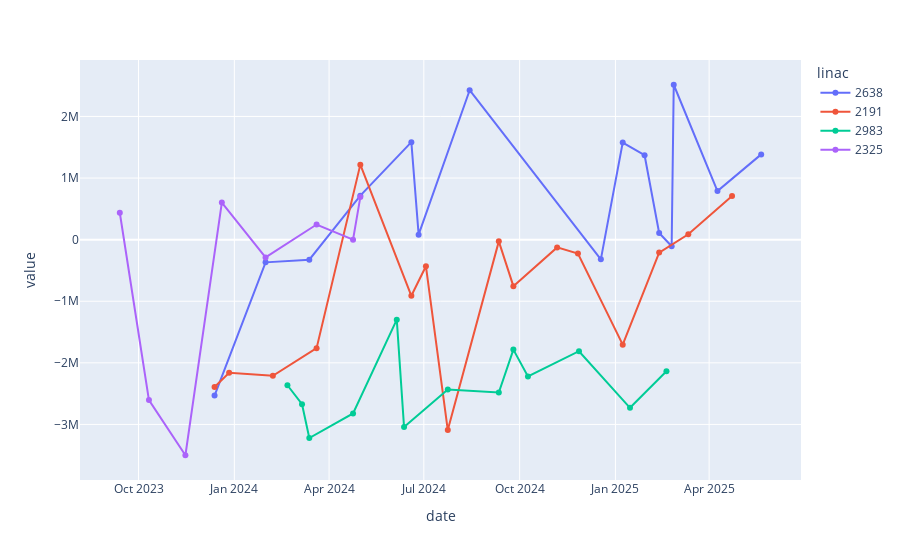
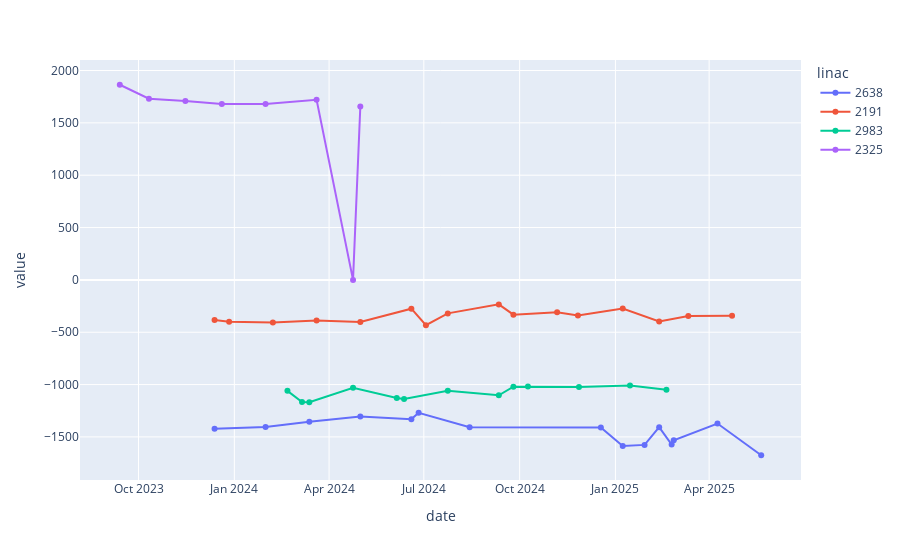

The notebook cell saved with these charts, in order:
### Code cell
for x in range(len(show.columns)):  
    p_I = show.columns[x][:2]


    fig = px.line(mlc_cal_data[mlc_cal_data["Part&item"] == f"I:{p_I[0]} P:{p_I[1]}"], x="date", y ="value", color="linac", hover_data=["Part&item", "category"],markers=True)
    fig.show()

### Figure 1 — Plotly figure (JSON) as saved in the notebook; plotly's stock layout.template omitted (floating-point values rounded to 4 significant figures)
{"data": [{"customdata": [["I:2060 P:150.0", "X1 Diaphragm"], ["I:2060 P:150.0", "X1 Diaphragm"], ["I:2060 P:150.0", "X1 Diaphragm"], ["I:2060 P:150.0", "X1 Diaphragm"], ["I:2060 P:150.0", "X1 Diaphragm"], ["I:2060 P:150.0", "X1 Diaphragm"], ["I:2060 P:150.0", "X1 Diaphragm"], ["I:2060 P:150.0", "X1 Diaphragm"], ["I:2060 P:150.0", "X1 Diaphragm"], ["I:2060 P:150.0", "X1 Diaphragm"], ["I:2060 P:150.0", "X1 Diaphragm"], ["I:2060 P:150.0", "X1 Diaphragm"], ["I:2060 P:150.0", "X1 Diaphragm"], ["I:2060 P:150.0", "X1 Diaphragm"], ["I:2060 P:150.0", "X1 Diaphragm"]], "hovertemplate": "linac=2638<br>date=%{x}<br>value=%{y}<br>Part&item=%{customdata[0]}<br>category=%{customdata[1]}<extra></extra>", "legendgroup": "2638", "line": {"color": "#636efa", "dash": "solid"}, "marker": {"symbol": "circle"}, "mode": "lines+markers", "name": "2638", "orientation": "v", "showlegend": true, "type": "scatter", "x": ["2025-05-21", "2025-04-09", "2025-02-26", "2025-02-24", "2025-02-12", "2025-01-29", "2025-01-08", "2024-12-18", "2024-08-14", "2024-06-26", "2024-06-19", "2024-05-01", "2024-03-13", "2024-01-31", "2023-12-13"], "xaxis": "x", "y": [1384016, 789148, 2514655, -107838, 107133, 1370785, 1575184, -319996, 2425669, 80327, 1583144, 714168, -325639, -368456, -2530904], "yaxis": "y"}, {"customdata": [["I:2060 P:150.0", "X1 Diaphragm"], ["I:2060 P:150.0", "X1 Diaphragm"], ["I:2060 P:150.0", "X1 Diaphragm"], ["I:2060 P:150.0", "X1 Diaphragm"], ["I:2060 P:150.0", "X1 Diaphragm"], ["I:2060 P:150.0", "X1 Diaphragm"], ["I:2060 P:150.0", "X1 Diaphragm"], ["I:2060 P:150.0", "X1 Diaphragm"], ["I:2060 P:150.0", "X1 Diaphragm"], ["I:2060 P:150.0", "X1 Diaphragm"], ["I:2060 P:150.0", "X1 Diaphragm"], ["I:2060 P:150.0", "X1 Diaphragm"], ["I:2060 P:150.0", "X1 Diaphragm"], ["I:2060 P:150.0", "X1 Diaphragm"], ["I:2060 P:150.0", "X1 Diaphragm"], ["I:2060 P:150.0", "X1 Diaphragm"]], "hovertemplate": "linac=2191<br>date=%{x}<br>value=%{y}<br>Part&item=%{customdata[0]}<br>category=%{customdata[1]}<extra></extra>", "legendgroup": "2191", "line": {"color": "#EF553B", "dash": "solid"}, "marker": {"symbol": "circle"}, "mode": "lines+markers", "name": "2191", "orientation": "v", "showlegend": true, "type": "scatter", "x": ["2025-04-23", "2025-03-12", "2025-02-12", "2025-01-08", "2024-11-26", "2024-11-06", "2024-09-25", "2024-09-11", "2024-07-24", "2024-07-03", "2024-06-19", "2024-05-01", "2024-03-20", "2024-02-07", "2023-12-27", "2023-12-13"], "xaxis": "x", "y": [707738, 86629, -209957, -1704479, -224448, -125549, -755517, -28092, -3090788, -431135, -911454, 1217654, -1761977, -2210361, -2162428, -2390826], "yaxis": "y"}, {"customdata": [["I:2060 P:150.0", "X1 Diaphragm"], ["I:2060 P:150.0", "X1 Diaphragm"], ["I:2060 P:150.0", "X1 Diaphragm"], ["I:2060 P:150.0", "X1 Diaphragm"], ["I:2060 P:150.0", "X1 Diaphragm"], ["I:2060 P:150.0", "X1 Diaphragm"], ["I:2060 P:150.0", "X1 Diaphragm"], ["I:2060 P:150.0", "X1 Diaphragm"], ["I:2060 P:150.0", "X1 Diaphragm"], ["I:2060 P:150.0", "X1 Diaphragm"], ["I:2060 P:150.0", "X1 Diaphragm"], ["I:2060 P:150.0", "X1 Diaphragm"], ["I:2060 P:150.0", "X1 Diaphragm"]], "hovertemplate": "linac=2983<br>date=%{x}<br>value=%{y}<br>Part&item=%{customdata[0]}<br>category=%{customdata[1]}<extra></extra>", "legendgroup": "2983", "line": {"color": "#00cc96", "dash": "solid"}, "marker": {"symbol": "circle"}, "mode": "lines+markers", "name": "2983", "orientation": "v", "showlegend": true, "type": "scatter", "x": ["2025-02-19", "2025-01-15", "2024-11-27", "2024-10-09", "2024-09-25", "2024-09-11", "2024-07-24", "2024-06-12", "2024-06-05", "2024-04-24", "2024-03-13", "2024-03-06", "2024-02-21"], "xaxis": "x", "y": [-2136807, -2730058, -1811382, -2220193, -1785286, -2482677, -2432740, -3042866, -1298890, -2821834, -3220578, -2671487, -2364053], "yaxis": "y"}, {"customdata": [["I:2060 P:150.0", "X1 Diaphragm"], ["I:2060 P:150.0", "X1 Diaphragm"], ["I:2060 P:150.0", "X1 Diaphragm"], ["I:2060 P:150.0", "X1 Diaphragm"], ["I:2060 P:150.0", "X1 Diaphragm"], ["I:2060 P:150.0", "X1 Diaphragm"], ["I:2060 P:150.0", "X1 Diaphragm"], ["I:2060 P:150.0", "X1 Diaphragm"]], "hovertemplate": "linac=2325<br>date=%{x}<br>value=%{y}<br>Part&item=%{customdata[0]}<br>category=%{customdata[1]}<extra></extra>", "legendgroup": "2325", "line": {"color": "#ab63fa", "dash": "solid"}, "marker": {"symbol": "circle"}, "mode": "lines+markers", "name": "2325", "orientation": "v", "showlegend": true, "type": "scatter", "x": ["2024-05-01", "2024-04-24", "2024-03-20", "2024-01-31", "2023-12-20", "2023-11-15", "2023-10-11", "2023-09-13"], "xaxis": "x", "y": [690935, 0, 245298, -288610, 601439, -3500328, -2605088, 436880], "yaxis": "y"}], "layout": {"legend": {"title": {"text": "linac"}, "tracegroupgap": 0}, "margin": {"t": 60}, "xaxis": {"anchor": "y", "domain": [0, 1], "title": {"text": "date"}}, "yaxis": {"anchor": "x", "domain": [0, 1], "title": {"text": "value"}}}}

### Figure 2 — Plotly figure (JSON) as saved in the notebook; plotly's stock layout.template omitted (floating-point values rounded to 4 significant figures)
{"data": [{"customdata": [["I:2060 P:152.0", "X1 Diaphragm"], ["I:2060 P:152.0", "X1 Diaphragm"], ["I:2060 P:152.0", "X1 Diaphragm"], ["I:2060 P:152.0", "X1 Diaphragm"], ["I:2060 P:152.0", "X1 Diaphragm"], ["I:2060 P:152.0", "X1 Diaphragm"], ["I:2060 P:152.0", "X1 Diaphragm"], ["I:2060 P:152.0", "X1 Diaphragm"], ["I:2060 P:152.0", "X1 Diaphragm"], ["I:2060 P:152.0", "X1 Diaphragm"], ["I:2060 P:152.0", "X1 Diaphragm"], ["I:2060 P:152.0", "X1 Diaphragm"], ["I:2060 P:152.0", "X1 Diaphragm"], ["I:2060 P:152.0", "X1 Diaphragm"], ["I:2060 P:152.0", "X1 Diaphragm"]], "hovertemplate": "linac=2638<br>date=%{x}<br>value=%{y}<br>Part&item=%{customdata[0]}<br>category=%{customdata[1]}<extra></extra>", "legendgroup": "2638", "line": {"color": "#636efa", "dash": "solid"}, "marker": {"symbol": "circle"}, "mode": "lines+markers", "name": "2638", "orientation": "v", "showlegend": true, "type": "scatter", "x": ["2025-05-21", "2025-04-09", "2025-02-26", "2025-02-24", "2025-02-12", "2025-01-29", "2025-01-08", "2024-12-18", "2024-08-14", "2024-06-26", "2024-06-19", "2024-05-01", "2024-03-13", "2024-01-31", "2023-12-13"], "xaxis": "x", "y": [-1675, -1372, -1532, -1572, -1407, -1576, -1586, -1409, -1407, -1270, -1330, -1304, -1354, -1405, -1421], "yaxis": "y"}, {"customdata": [["I:2060 P:152.0", "X1 Diaphragm"], ["I:2060 P:152.0", "X1 Diaphragm"], ["I:2060 P:152.0", "X1 Diaphragm"], ["I:2060 P:152.0", "X1 Diaphragm"], ["I:2060 P:152.0", "X1 Diaphragm"], ["I:2060 P:152.0", "X1 Diaphragm"], ["I:2060 P:152.0", "X1 Diaphragm"], ["I:2060 P:152.0", "X1 Diaphragm"], ["I:2060 P:152.0", "X1 Diaphragm"], ["I:2060 P:152.0", "X1 Diaphragm"], ["I:2060 P:152.0", "X1 Diaphragm"], ["I:2060 P:152.0", "X1 Diaphragm"], ["I:2060 P:152.0", "X1 Diaphragm"], ["I:2060 P:152.0", "X1 Diaphragm"], ["I:2060 P:152.0", "X1 Diaphragm"], ["I:2060 P:152.0", "X1 Diaphragm"]], "hovertemplate": "linac=2191<br>date=%{x}<br>value=%{y}<br>Part&item=%{customdata[0]}<br>category=%{customdata[1]}<extra></extra>", "legendgroup": "2191", "line": {"color": "#EF553B", "dash": "solid"}, "marker": {"symbol": "circle"}, "mode": "lines+markers", "name": "2191", "orientation": "v", "showlegend": true, "type": "scatter", "x": ["2025-04-23", "2025-03-12", "2025-02-12", "2025-01-08", "2024-11-26", "2024-11-06", "2024-09-25", "2024-09-11", "2024-07-24", "2024-07-03", "2024-06-19", "2024-05-01", "2024-03-20", "2024-02-07", "2023-12-27", "2023-12-13"], "xaxis": "x", "y": [-343, -344, -398, -273, -340, -308, -332, -234, -320, -433, -275, -403, -387, -408, -399, -384], "yaxis": "y"}, {"customdata": [["I:2060 P:152.0", "X1 Diaphragm"], ["I:2060 P:152.0", "X1 Diaphragm"], ["I:2060 P:152.0", "X1 Diaphragm"], ["I:2060 P:152.0", "X1 Diaphragm"], ["I:2060 P:152.0", "X1 Diaphragm"], ["I:2060 P:152.0", "X1 Diaphragm"], ["I:2060 P:152.0", "X1 Diaphragm"], ["I:2060 P:152.0", "X1 Diaphragm"], ["I:2060 P:152.0", "X1 Diaphragm"], ["I:2060 P:152.0", "X1 Diaphragm"], ["I:2060 P:152.0", "X1 Diaphragm"], ["I:2060 P:152.0", "X1 Diaphragm"], ["I:2060 P:152.0", "X1 Diaphragm"]], "hovertemplate": "linac=2983<br>date=%{x}<br>value=%{y}<br>Part&item=%{customdata[0]}<br>category=%{customdata[1]}<extra></extra>", "legendgroup": "2983", "line": {"color": "#00cc96", "dash": "solid"}, "marker": {"symbol": "circle"}, "mode": "lines+markers", "name": "2983", "orientation": "v", "showlegend": true, "type": "scatter", "x": ["2025-02-19", "2025-01-15", "2024-11-27", "2024-10-09", "2024-09-25", "2024-09-11", "2024-07-24", "2024-06-12", "2024-06-05", "2024-04-24", "2024-03-13", "2024-03-06", "2024-02-21"], "xaxis": "x", "y": [-1050, -1008, -1024, -1018, -1020, -1102, -1058, -1137, -1129, -1030, -1169, -1167, -1060], "yaxis": "y"}, {"customdata": [["I:2060 P:152.0", "X1 Diaphragm"], ["I:2060 P:152.0", "X1 Diaphragm"], ["I:2060 P:152.0", "X1 Diaphragm"], ["I:2060 P:152.0", "X1 Diaphragm"], ["I:2060 P:152.0", "X1 Diaphragm"], ["I:2060 P:152.0", "X1 Diaphragm"], ["I:2060 P:152.0", "X1 Diaphragm"], ["I:2060 P:152.0", "X1 Diaphragm"]], "hovertemplate": "linac=2325<br>date=%{x}<br>value=%{y}<br>Part&item=%{customdata[0]}<br>category=%{customdata[1]}<extra></extra>", "legendgroup": "2325", "line": {"color": "#ab63fa", "dash": "solid"}, "marker": {"symbol": "circle"}, "mode": "lines+markers", "name": "2325", "orientation": "v", "showlegend": true, "type": "scatter", "x": ["2024-05-01", "2024-04-24", "2024-03-20", "2024-01-31", "2023-12-20", "2023-11-15", "2023-10-11", "2023-09-13"], "xaxis": "x", "y": [1657, 0, 1721, 1679, 1679, 1709, 1731, 1864], "yaxis": "y"}], "layout": {"legend": {"title": {"text": "linac"}, "tracegroupgap": 0}, "margin": {"t": 60}, "xaxis": {"anchor": "y", "domain": [0, 1], "title": {"text": "date"}}, "yaxis": {"anchor": "x", "domain": [0, 1], "title": {"text": "value"}}}}
